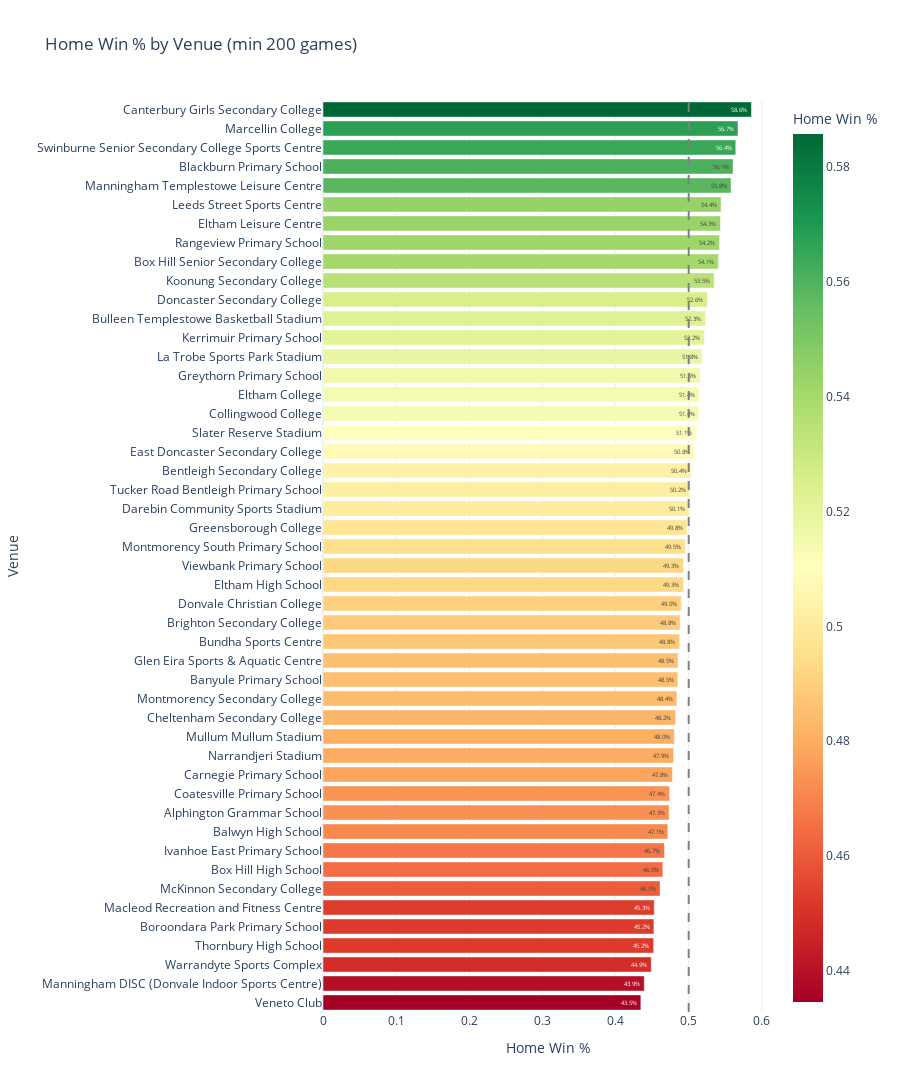

The notebook cell saved with this chart:
### Code cell
# Home advantage by venue (top venues only)
venue_ha = completed.groupby('venue').agg(
    games=('home_win', 'count'),
    home_win_pct=('home_win', 'mean'),
    avg_margin=('margin', 'mean')
).reset_index()
venue_ha = venue_ha[venue_ha['games'] >= 200].sort_values('home_win_pct', ascending=False)

fig = px.bar(venue_ha, x='home_win_pct', y='venue', orientation='h',
             color='home_win_pct', color_continuous_scale='RdYlGn',
             title="Home Win % by Venue (min 200 games)",
             labels={'home_win_pct': 'Home Win %', 'venue': 'Venue'},
             text=venue_ha['home_win_pct'].apply(lambda x: f'{x*100:.1f}%'),
             hover_data=['games', 'avg_margin'])
fig.add_vline(x=0.5, line_dash="dash", line_color="gray")
fig.update_layout(height=max(500, len(venue_ha) * 25), yaxis={'categoryorder': 'total ascending'})
fig.show()

best = venue_ha.iloc[0]
worst = venue_ha.iloc[-1]
print(f"\n🏆 Strongest home advantage: {best['venue']} ({best['home_win_pct']*100:.1f}% home win rate, {best['games']:.0f} games)")
print(f"💀 Weakest home advantage: {worst['venue']} ({worst['home_win_pct']*100:.1f}% home win rate, {worst['games']:.0f} games)")

### Figure 1 — Plotly figure (JSON) as saved in the notebook; plotly's stock layout.template omitted (floating-point values rounded to 4 significant figures)
{"data": [{"customdata": [[338.0, 3.524], [423.0, 2.494], [792.0, 3.212], [239.0, 2.841], [975.0, 3.472], [1062.0, 1.833], [817.0, 2.037], [308.0, 1.994], [490.0, 2.8], [331.0, 1.076], [1075.0, 2.259], [1681.0, 2.16], [209.0, 1.474], [3582.0, 1.335], [256.0, 0.1211], [486.0, 0.7099], [1280.0, 1.557], [1038.0, 0.1214], [1107.0, -0.196], [1714.0, 0.423], [279.0, 0.7634], [1871.0, 0.8375], [460.0, 0.5978], [531.0, -0.2542], [503.0, 0.3638], [1783.0, 0.1778], [743.0, -0.751], [561.0, 0.4411], [1618.0, 0.3554], [925.0, 0.7392], [202.0, 0.2079], [3038.0, 0.3543], [811.0, -0.365], [2739.0, -0.5093], [1089.0, -0.6198], [337.0, -1.721], [230.0, -0.3957], [505.0, -0.204], [1542.0, -1.418], [454.0, -0.2203], [467.0, 0.349], [549.0, -1.056], [287.0, -1.456], [305.0, -2.148], [376.0, -1.09], [303.0, 1.663], [692.0, -1.723], [214.0, -0.8458]], "hovertemplate": "Home Win %=%{marker.color}<br>Venue=%{y}<br>text=%{text}<br>games=%{customdata[0]}<br>avg_margin=%{customdata[1]}<extra></extra>", "legendgroup": "", "marker": {"color": [0.5858, 0.5674, 0.5644, 0.5607, 0.5579, 0.5443, 0.5435, 0.5422, 0.5408, 0.5347, 0.5256, 0.5229, 0.5215, 0.5184, 0.5156, 0.5144, 0.5141, 0.5106, 0.5077, 0.5035, 0.5018, 0.5008, 0.4978, 0.4953, 0.493, 0.493, 0.4899, 0.4884, 0.4876, 0.4854, 0.4851, 0.4839, 0.4821, 0.4805, 0.4793, 0.4777, 0.4739, 0.4733, 0.4715, 0.467, 0.4647, 0.4608, 0.453, 0.4525, 0.4521, 0.4488, 0.4393, 0.4346], "coloraxis": "coloraxis", "pattern": {"shape": ""}}, "name": "", "orientation": "h", "showlegend": false, "text": ["58.6%", "56.7%", "56.4%", "56.1%", "55.8%", "54.4%", "54.3%", "54.2%", "54.1%", "53.5%", "52.6%", "52.3%", "52.2%", "51.8%", "51.6%", "51.4%", "51.4%", "51.1%", "50.8%", "50.4%", "50.2%", "50.1%", "49.8%", "49.5%", "49.3%", "49.3%", "49.0%", "48.8%", "48.8%", "48.5%", "48.5%", "48.4%", "48.2%", "48.0%", "47.9%", "47.8%", "47.4%", "47.3%", "47.1%", "46.7%", "46.5%", "46.1%", "45.3%", "45.2%", "45.2%", "44.9%", "43.9%", "43.5%"], "textposition": "auto", "type": "bar", "x": [0.5858, 0.5674, 0.5644, 0.5607, 0.5579, 0.5443, 0.5435, 0.5422, 0.5408, 0.5347, 0.5256, 0.5229, 0.5215, 0.5184, 0.5156, 0.5144, 0.5141, 0.5106, 0.5077, 0.5035, 0.5018, 0.5008, 0.4978, 0.4953, 0.493, 0.493, 0.4899, 0.4884, 0.4876, 0.4854, 0.4851, 0.4839, 0.4821, 0.4805, 0.4793, 0.4777, 0.4739, 0.4733, 0.4715, 0.467, 0.4647, 0.4608, 0.453, 0.4525, 0.4521, 0.4488, 0.4393, 0.4346], "xaxis": "x", "y": ["Canterbury Girls Secondary College", "Marcellin College", "Swinburne Senior Secondary College Sports Centre", "Blackburn Primary School", "Manningham Templestowe Leisure Centre", "Leeds Street Sports Centre", "Eltham Leisure Centre", "Rangeview Primary School", "Box Hill Senior Secondary College", "Koonung Secondary College", "Doncaster Secondary College", "Bulleen Templestowe Basketball Stadium", "Kerrimuir Primary School", "La Trobe Sports Park Stadium", "Greythorn Primary School", "Eltham College", "Collingwood College", "Slater Reserve Stadium", "East Doncaster Secondary College", "Bentleigh Secondary College", "Tucker Road Bentleigh Primary School", "Darebin Community Sports Stadium", "Greensborough College", "Montmorency South Primary School", "Viewbank Primary School", "Eltham High School", "Donvale Christian College", "Brighton Secondary College", "Bundha Sports Centre", "Glen Eira Sports & Aquatic Centre", "Banyule Primary School", "Montmorency Secondary College", "Cheltenham Secondary College", "Mullum Mullum Stadium", "Narrandjeri Stadium", "Carnegie Primary School", "Coatesville Primary School", "Alphington Grammar School", "Balwyn High School", "Ivanhoe East Primary School", "Box Hill High School", "McKinnon Secondary College", "Macleod Recreation and Fitness Centre", "Boroondara Park Primary School", "Thornbury High School", "Warrandyte Sports Complex", "Manningham DISC (Donvale Indoor Sports Centre)", "Veneto Club"], "yaxis": "y"}], "layout": {"barmode": "relative", "coloraxis": {"colorbar": {"title": {"text": "Home Win %"}}, "colorscale": [[0.0, "rgb(165,0,38)"], [0.1, "rgb(215,48,39)"], [0.2, "rgb(244,109,67)"], [0.3, "rgb(253,174,97)"], [0.4, "rgb(254,224,139)"], [0.5, "rgb(255,255,191)"], [0.6, "rgb(217,239,139)"], [0.7, "rgb(166,217,106)"], [0.8, "rgb(102,189,99)"], [0.9, "rgb(26,152,80)"], [1.0, "rgb(0,104,55)"]]}, "height": 1200, "legend": {"tracegroupgap": 0}, "shapes": [{"line": {"color": "gray", "dash": "dash"}, "type": "line", "x0": 0.5, "x1": 0.5, "xref": "x", "y0": 0, "y1": 1, "yref": "y domain"}], "title": {"text": "Home Win % by Venue (min 200 games)"}, "xaxis": {"anchor": "y", "domain": [0.0, 1.0], "title": {"text": "Home Win %"}}, "yaxis": {"anchor": "x", "categoryorder": "total ascending", "domain": [0.0, 1.0], "title": {"text": "Venue"}}}}
